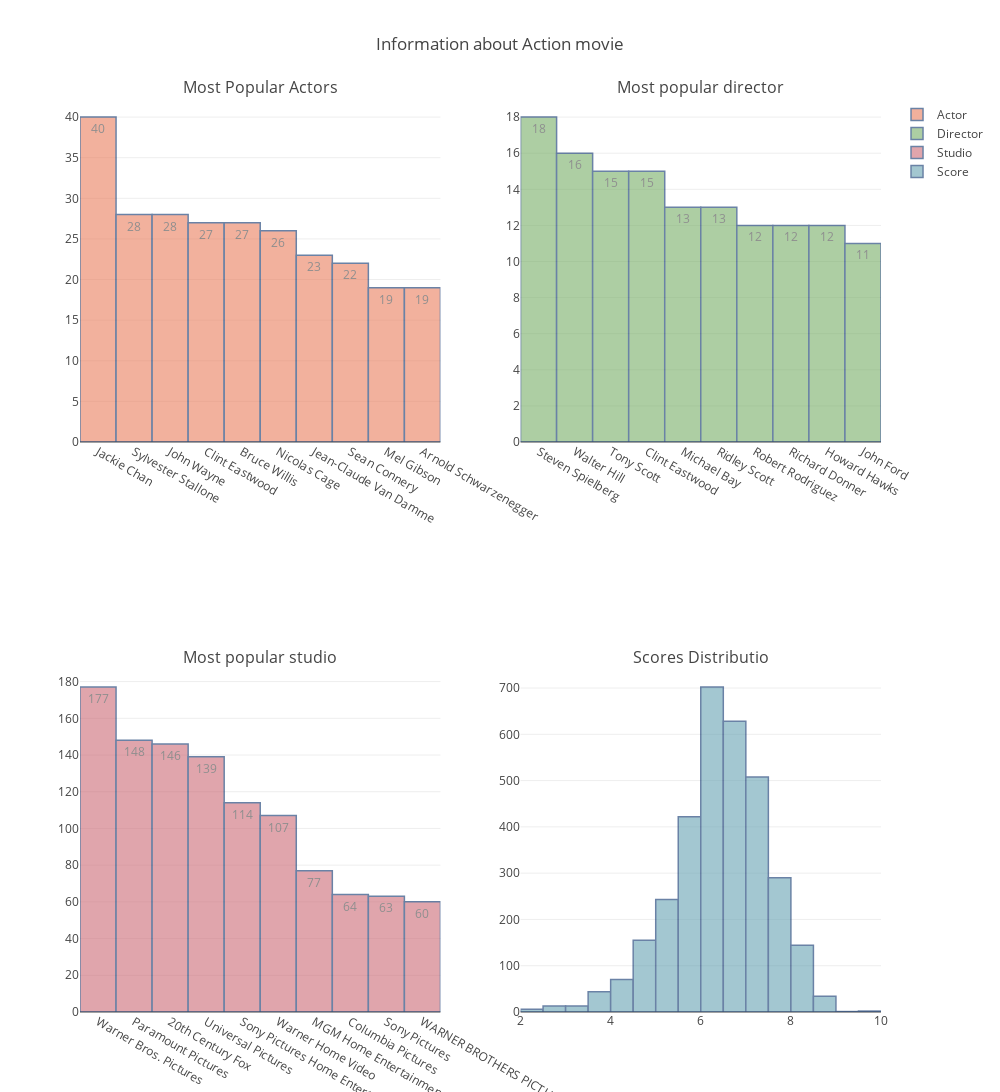

Source (notebook cell):
### Code cell
plotly.io.orca.config.executable = '/home/guangya/anaconda3/bin/orca'
plotly.io.orca.config.save() 
import matplotlib.pyplot as plt
from plotly import tools
df_action = movie[movie['Genre'].str.contains('Action') ]
info = []
info.append(len(df_action))
info.append(df_action['Cast 1'].value_counts().index[0])
info.append(df_action['Director 1'].value_counts().index[0])
info.append(df_action['Studio'].value_counts().index[0])
info.append([df_action['scores'].max(),df_action[df_action['scores'] == df_action['scores'].max()]])
info.append([df_action['scores'].min(),df_action[df_action['scores'] == df_action['scores'].min()]])
fig = tools.make_subplots(rows=2, cols=2,subplot_titles = ('Most Popular Actors','Most popular director','Most popular studio','Scores Distributio'))
actor = go.Bar(
            y=df_action['Cast 1'].value_counts()[:10],
            x=df_action['Cast 1'].value_counts()[:10].index[:10],
            text=df_action['Cast 1'].value_counts()[:10],
            textposition = 'auto',
            marker=dict(
                color='rgb(234,125,92)',
                line=dict(
                    color='rgb(8,48,107)',
                    width=1.5),
            ),
            name = 'Actor',
            opacity=0.6
        )
director = go.Bar(
            y=df_action['Director 1'].value_counts()[:10],
            x=df_action['Director 1'].value_counts()[:10].index[:10],
            text=df_action['Director 1'].value_counts()[:10],
            textposition = 'auto',
            marker=dict(
                color='rgb(119,174,103)',
                line=dict(
                    color='rgb(8,48,107)',
                    width=1.5),
            ),
    name = 'Director',
            opacity=0.6
        )
studio = go.Bar(
            y=df_action['Studio'].value_counts()[:10],
            x=df_action['Studio'].value_counts()[:10].index[:10],
            text=df_action['Studio'].value_counts()[:10],
            textposition = 'auto',
            marker=dict(
                color='rgb(204,106,118)',
                line=dict(
                    color='rgb(8,48,107)',
                    width=1.5),
            ),
    name = 'Studio',
            opacity=0.6
        )
score = go.Histogram(
            x=df_action['scores'],
            xbins=dict(
            start=0,
            end=10,
            size=0.5
        ),
            marker=dict(
                color='rgb(103,162,178)',
                line=dict(
                    color='rgb(8,48,107)',
                    width=1.5),
            ),
    name = 'Score',
            opacity=0.6
        )

fig.append_trace(actor, 1, 1)
fig.append_trace(director, 1, 2)
fig.append_trace(studio, 2, 1)
fig.append_trace(score, 2, 2)
fig['layout'].update(height=1600, width=1000, title='Information about Action movie')
iplot(fig)
pio.write_image(fig, 'static/img/action.png')

### Figure 1 — Plotly figure (JSON) as saved in the notebook; plotly's stock layout.template omitted (floating-point values rounded to 4 significant figures; data arrays with more than 128 entries replaced by an {"elided": "..."} marker saying what was removed)
{"data": [{"marker": {"color": "rgb(234,125,92)", "line": {"color": "rgb(8,48,107)", "width": 1.5}}, "name": "Actor", "opacity": 0.6, "text": [40, 28, 28, 27, 27, 26, 23, 22, 19, 19], "textposition": "auto", "type": "bar", "uid": "7bf2b353-db1b-4d9b-adb8-3fa216516212", "x": ["Jackie Chan  ", "Sylvester Stallone  ", "John Wayne  ", "Clint Eastwood  ", "Bruce Willis  ", "Nicolas Cage  ", "Jean-Claude Van Damme  ", "Sean Connery  ", "Mel Gibson  ", "Arnold Schwarzenegger  "], "xaxis": "x", "y": [40, 28, 28, 27, 27, 26, 23, 22, 19, 19], "yaxis": "y"}, {"marker": {"color": "rgb(119,174,103)", "line": {"color": "rgb(8,48,107)", "width": 1.5}}, "name": "Director", "opacity": 0.6, "text": [18, 16, 15, 15, 13, 13, 12, 12, 12, 11], "textposition": "auto", "type": "bar", "uid": "22935178-a57b-48f9-8841-614e786f50ee", "x": ["Steven Spielberg  ", "Walter Hill  ", "Tony Scott  ", "Clint Eastwood  ", "Michael Bay  ", "Ridley Scott  ", "Robert Rodriguez  ", "Richard Donner  ", "Howard Hawks  ", "John Ford  "], "xaxis": "x2", "y": [18, 16, 15, 15, 13, 13, 12, 12, 12, 11], "yaxis": "y2"}, {"marker": {"color": "rgb(204,106,118)", "line": {"color": "rgb(8,48,107)", "width": 1.5}}, "name": "Studio", "opacity": 0.6, "text": [177, 148, 146, 139, 114, 107, 77, 64, 63, 60], "textposition": "auto", "type": "bar", "uid": "c9db65a8-d295-464e-91ad-fd77db9f49ac", "x": ["Warner Bros. Pictures  ", "Paramount Pictures  ", "20th Century Fox  ", "Universal Pictures  ", "Sony Pictures Home Entertainment  ", "Warner Home Video  ", "MGM Home Entertainment  ", "Columbia Pictures  ", "Sony Pictures  ", "WARNER BROTHERS PICTURES  "], "xaxis": "x3", "y": [177, 148, 146, 139, 114, 107, 77, 64, 63, 60], "yaxis": "y3"}, {"marker": {"color": "rgb(103,162,178)", "line": {"color": "rgb(8,48,107)", "width": 1.5}}, "name": "Score", "opacity": 0.6, "type": "histogram", "uid": "939ff746-eac3-4427-b4a2-7ec26aebfa6f", "x": {"elided": "3275 float values"}, "xaxis": "x4", "xbins": {"end": 10, "size": 0.5, "start": 0}, "yaxis": "y4"}], "layout": {"annotations": [{"font": {"size": 16}, "showarrow": false, "text": "Most Popular Actors", "x": 0.225, "xanchor": "center", "xref": "paper", "y": 1, "yanchor": "bottom", "yref": "paper"}, {"font": {"size": 16}, "showarrow": false, "text": "Most popular director", "x": 0.775, "xanchor": "center", "xref": "paper", "y": 1, "yanchor": "bottom", "yref": "paper"}, {"font": {"size": 16}, "showarrow": false, "text": "Most popular studio", "x": 0.225, "xanchor": "center", "xref": "paper", "y": 0.375, "yanchor": "bottom", "yref": "paper"}, {"font": {"size": 16}, "showarrow": false, "text": "Scores Distributio", "x": 0.775, "xanchor": "center", "xref": "paper", "y": 0.375, "yanchor": "bottom", "yref": "paper"}], "height": 1600, "title": {"text": "Information about Action movie"}, "width": 1000, "xaxis": {"anchor": "y", "autorange": true, "domain": [0, 0.45], "range": [-0.5, 9.5], "type": "category"}, "xaxis2": {"anchor": "y2", "autorange": true, "domain": [0.55, 1], "range": [-0.5, 9.5], "type": "category"}, "xaxis3": {"anchor": "y3", "autorange": true, "domain": [0, 0.45], "range": [-0.5, 9.5], "type": "category"}, "xaxis4": {"anchor": "y4", "autorange": true, "domain": [0.55, 1], "range": [2, 10], "type": "linear"}, "yaxis": {"anchor": "x", "autorange": true, "domain": [0.625, 1], "range": [0, 42.11], "type": "linear"}, "yaxis2": {"anchor": "x2", "autorange": true, "domain": [0.625, 1], "range": [0, 18.95], "type": "linear"}, "yaxis3": {"anchor": "x3", "autorange": true, "domain": [0, 0.375], "range": [0, 186.3], "type": "linear"}, "yaxis4": {"anchor": "x4", "autorange": true, "domain": [0, 0.375], "range": [0, 738.9]}}}
